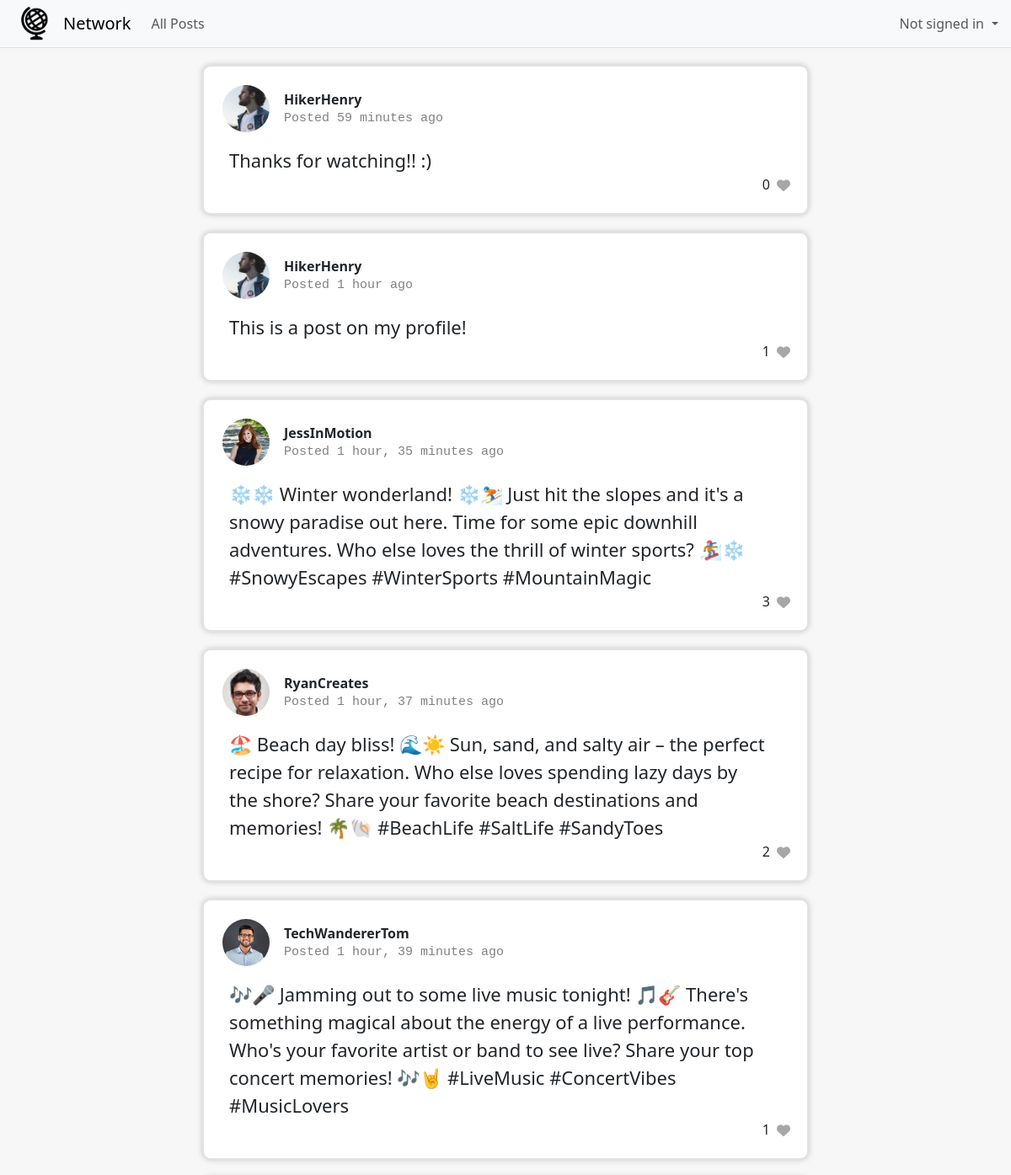
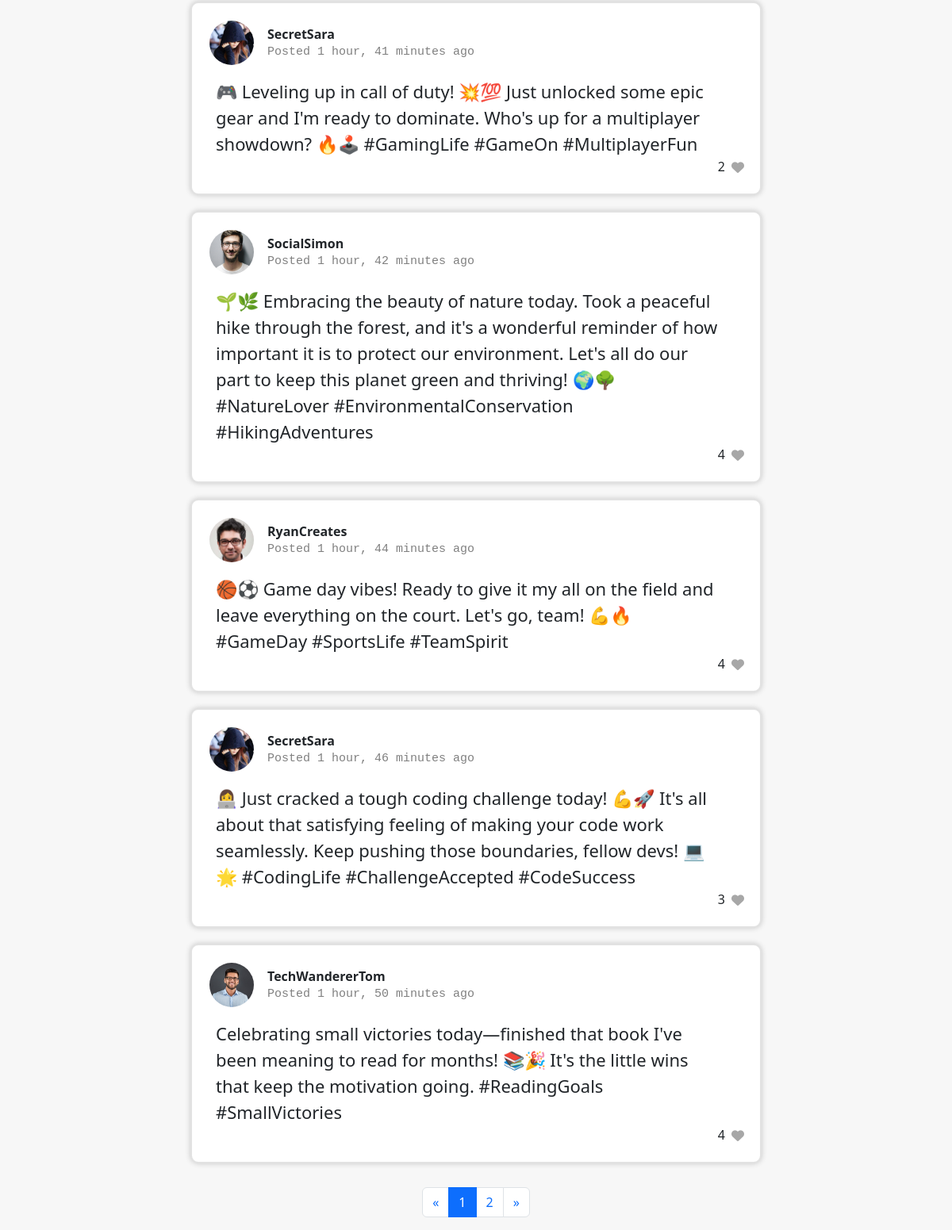
/index, run on the app's committed database (2 pictures, top to bottom).
### network/models.py (models this page shows, shortened)
class Post(models.Model):
    user = models.ForeignKey(User, on_delete=models.CASCADE, related_name="posts")
    timestamp = models.DateTimeField(auto_now_add=True)
    body = models.TextField(blank=False)
    likes = models.IntegerField(default=0)
    liked_by = models.ManyToManyField(User, related_name='liked_posts', blank=True, null=True)

class User(AbstractUser):
    pass

class Profile(models.Model):
    user = models.OneToOneField(User, on_delete=models.CASCADE, related_name="profile")
    name = models.CharField(max_length=200, null=True, blank=True)
    bio = models.TextField(null=True, blank=True)
    picture = models.ImageField(upload_to='profile-pics', default='profile-pics/default.jpg')

### network/views.py (the view, shortened to what this page needs)
# urls.py: path("index", views.index, name="index"),
def index(request):
    all_posts = Post.objects.all().order_by('-timestamp')
    paginator = Paginator(all_posts, 10)
    page_num = request.GET.get('page')
    posts = paginator.get_page(page_num)
    return render(request, "network/index.html", {
        "posts": posts
    })

### network/templates/network/index.html (shortened to what this page needs)
{% extends "network/layout.html" %}
{% block body %}
    <div class="all-content">
        <div style="position: absolute">
            {% for post in posts %}
                <div class="post-container" style="margin-top: 20px;">
                    <div class="post-profile">
                        <a href="{% url 'profile' user_id=post.user.id %}">
                            <img src="{{ MEDIA_URL }}{{ post.user.profile.picture }}" alt="Profile Picture" class="nav-profile-picture" style="width: 60px; height: 60px; cursor: pointer">
                        </a>
                        <div class="profile-info">
                            <strong>{{ post.user.username }}</strong>
                            <p id="time-since-post">Posted <span class="time-since-post" data-created="{{ post.timestamp.isoformat }}"></span></p>
                        </div>
                    </div>
                    <div class="post-body" id="body_{{ post.id }}">{{ post.body }}</div>
                    <div class="post-likes">
                        <span class="like-counter" data-like-counter="{{ post.id }}">{{ post.likes }}</span>
                        <div class="heart" data-post-id="{{ post.id }}">
                            <i class="fas fa-heart"></i>
                        </div>
                    </div>
                </div>
            {% endfor %}
            {% if posts.paginator.num_pages > 1 %}
                <nav aria-label="Page navigation example" style="padding-top: 10px;">
                    <ul class="pagination d-flex justify-content-center">
                        {% if posts.has_previous %}
                            <li class="page-item">
                                <a class="page-link" href="?page={{ posts.previous_page_number }}" aria-label="Previous">
                                    <span aria-hidden="true">&laquo;</span>
                                </a>
                            </li>
                        {% else %}
                            <li class="page-item">
                                <a class="page-link" href="" aria-label="Previous">
                                    <span aria-hidden="true">&laquo;</span>
                                </a>
                            </li>
                        {% endif %}
                        {% for page in posts.paginator.page_range %}
                            {% if page == posts.number %}
                                <li class="page-item active"><a class="page-link" href="?page={{ page }}">{{ page }}</a></li>
                            {% else %}
                                <li class="page-item"><a class="page-link" href="?page={{ page }}">{{ page }}</a></li>
                            {% endif %}
                        {% endfor %}
                        {% if posts.has_next %}
                            <li class="page-item">
                                <a class="page-link" href="?page={{ posts.next_page_number }}" aria-label="Next">
                                    <span aria-hidden="true">&raquo;</span>
                                </a>
                            </li>
                        {% endif %}
                    </ul>
                </nav>
            {% endif %}
        </div>
    </div>
{% endblock %}

### network/templates/network/layout.html (shortened to what this page needs)
{% load static %}
<!DOCTYPE html>
<html lang="en">
    <head>
        <link href="https://cdn.jsdelivr.net/npm/bootstrap@5.3.2/dist/css/bootstrap.min.css" rel="stylesheet">
        <link href="{% static 'network/styles.css' %}" rel="stylesheet">
    </head>
    <body>
        <nav class="navbar navbar-expand-lg bg-body-tertiary fixed-top border-bottom border-body">
            <div class="container-fluid">
                <img src="{{ MEDIA_URL }}logo.png" alt="logo" height="40" class="d-inline-block align-text-top" style="margin-right: 8px; margin-left: 10px; padding: 0px;">
                <a class="navbar-brand" style="padding-left: 5px">Network</a>
                <div class="collapse navbar-collapse" id="navbarNavDropdown">
                    <ul class="navbar-nav">
                        <li class="nav-item">
                            <a class="nav-link" aria-current="page" href="{% url 'index' %}">All Posts</a>
                        </li>
                        <li class="nav-item dropdown" style="position: absolute; right: 15px; margin: 0;">
                            <a class="nav-link dropdown-toggle" role="button" data-bs-toggle="dropdown" aria-expanded="false" style="display: flex; align-items: center; padding: 0px;">
                                {% if request.user.is_authenticated %}
                                    <img src="{{ MEDIA_URL }}{{ request.user.profile.picture }}" alt="Profile Picture" class="nav-profile-picture d-inline-block align-text-top">
                                    <span style="padding-right: 5px;">Signed in as <strong>{{ request.user.username }}</strong></span>
                                {% else %}
                                    <span style="line-height: 40px; display: flex; align-items: center; padding-right: 5px;">Not signed in</span>
                                {% endif %}
                            </a>
                        </li>
                    </ul>
                </div>
            </div>
        </nav>
        <div class="body">
            {% block body %}
            {% endblock %}
        </div>
    </body>
</html>

### network/static/network/styles.css (style rules this page uses)
body { padding-top: 57px; padding-left: 20px; padding-right: 20px; background-color: #f7f7f7; }
.all-content { width: 60vw; margin: 0 auto; position: relative; }
.nav-profile-picture { margin-top: 0px; margin-right: 15px; width: 40px; height: 40px; border-radius: 50%; overflow: hidden; border: 2px solid white; object-fit: cover; }
.post-container { padding: 20px; margin-bottom: 20px; border: solid 2px rgb(226, 226, 226); border-radius: 10px; background-color: white; box-shadow: 0 0 7px rgba(0, 0, 0, 0.2); }
.post-profile { display: flex; margin-bottom: 15px; }
.profile-info { display: flex; flex-direction: column; justify-content: center; }
#time-since-post { margin: 0px; font-family: 'Courier New', Courier, monospace; color: grey; font-size: 15px; }
.post-body { padding-left: 10px; padding-right: 30px; font-size: 22px; font-weight: 300; }
.post-likes { display: flex; align-items: center; justify-content: flex-end; }
.like-counter { margin-right: 8px; padding-bottom: 2px; }
.heart { display: flex; color: #a7a7a7; cursor: pointer; }

### data on the page
Post: user.profile.picture (picture), user.username "HikerHenry", body "Thanks for watching!! :)", likes "0"
Post: user.profile.picture (picture), user.username "HikerHenry", body "This is a post on my profile!", likes "1"
Post: user.profile.picture (picture), user.username "JessInMotion", body "❄️❄️ Winter wonderland! ❄️⛷️ Just hit the slopes and it's a snowy paradise out here. Time for some epic downhill adventures. Who else loves the thrill of winter sports? 🏂❄️ #SnowyEscapes #WinterSports #MountainMagic", likes "3"
Post: user.profile.picture (picture), user.username "RyanCreates", body "🏖️ Beach day bliss! 🌊☀️ Sun, sand, and salty air – the perfect recipe for relaxation. Who else loves spending lazy days by the shore? Share your favorite beach destinations and memories! 🌴🐚 #BeachLife #SaltLife #SandyToes", likes "2"
Post: user.profile.picture (picture), user.username "TechWandererTom", body "🎶🎤 Jamming out to some live music tonight! 🎵🎸 There's something magical about the energy of a live performance. Who's your favorite artist or band to see live? Share your top concert memories! 🎶🤘 #LiveMusic #ConcertVibes #MusicLovers", likes "1"
Post: user.profile.picture (picture), user.username "SecretSara", body "🎮 Leveling up in call of duty! 💥💯 Just unlocked some epic gear and I'm ready to dominate. Who's up for a multiplayer showdown? 🔥🕹️ #GamingLife #GameOn #MultiplayerFun", likes "2"
Post: user.profile.picture (picture), user.username "SocialSimon", body "🌱🌿 Embracing the beauty of nature today. Took a peaceful hike through the forest, and it's a wonderful reminder of how important it is to protect our environment. Let's all do our part to keep this planet green and thriving! 🌍🌳 #NatureLover #EnvironmentalConservation #HikingAdventures", likes "4"
Post: user.profile.picture (picture), user.username "RyanCreates", body "🏀⚽️ Game day vibes! Ready to give it my all on the field and leave everything on the court. Let's go, team! 💪🔥 #GameDay #SportsLife #TeamSpirit", likes "4"
Post: user.profile.picture (picture), user.username "SecretSara", body "👩‍💻 Just cracked a tough coding challenge today! 💪🚀 It's all about that satisfying feeling of making your code work seamlessly. Keep pushing those boundaries, fellow devs! 💻🌟 #CodingLife #ChallengeAccepted #CodeSuccess", likes "3"
Post: user.profile.picture (picture), user.username "TechWandererTom", body "Celebrating small victories today—finished that book I've been meaning to read for months! 📚🎉 It's the little wins that keep the motivation going. #ReadingGoals #SmallVictories", likes "4"

### other printed values
{{ page }} "1"
{{ page }} "2"
